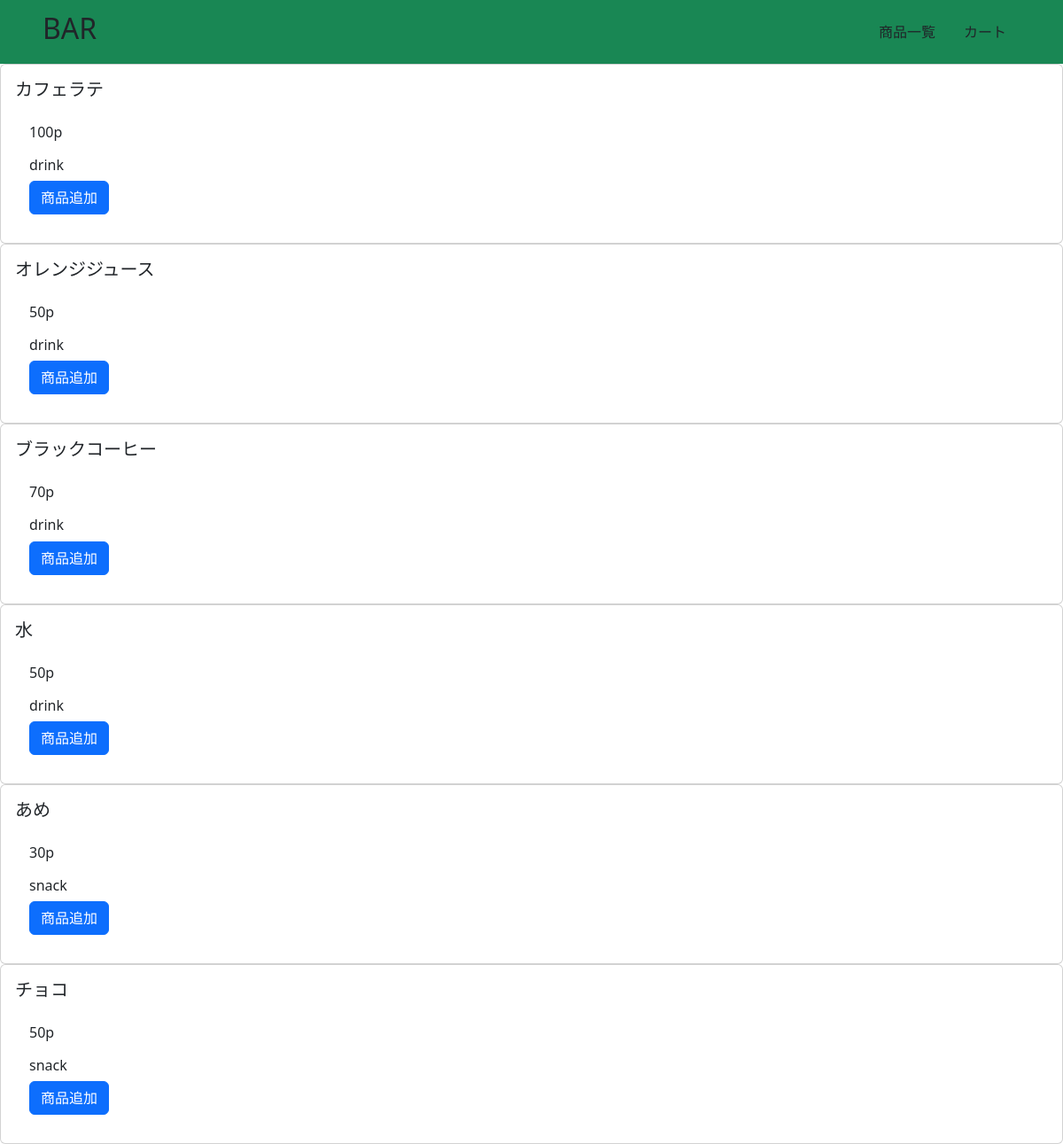
The app's page /product/ with its own data.
### bar/models.py (models this page shows, shortened)
class Product(models.Model):
    name = models.CharField(max_length=100)
    price = models.IntegerField()
    category = models.CharField(max_length=100, choices=CATEGORY)

### bar/views.py (the view)
# urls.py: path("product/", views.ListProductView.as_view(), name="product"),
class ListProductView(ListView):
    template_name = "product/product_list.html"
    queryset = Product.objects.order_by("category")

### bar/templates/product/product_list.html (shortened to what this page needs)
{% extends 'base.html' %}
{% block content %}
{% for item in object_list %}
<div class="card">
    <div class="card-body">
        <h5 class="card-name">{{item.name}}</h5>
        <div class="card-body">
            <p class="card-price">{{item.price}}p</p>
            <h6 class="card-category">{{ item.category }}</h6>
            <a href="{% url 'product_detail' item.id %}" class="btn btn-primary">商品追加</a>
        </div>
    </div>
</div>
{% endfor %}
{% endblock content %}

### records on screen
Product: name "カフェラテ", price "100", category "drink"
Product: name "オレンジジュース", price "50", category "drink"
Product: name "ブラックコーヒー", price "70", category "drink"
Product: name "水", price "50", category "drink"
Product: name "あめ", price "30", category "snack"
Product: name "チョコ", price "50", category "snack"
